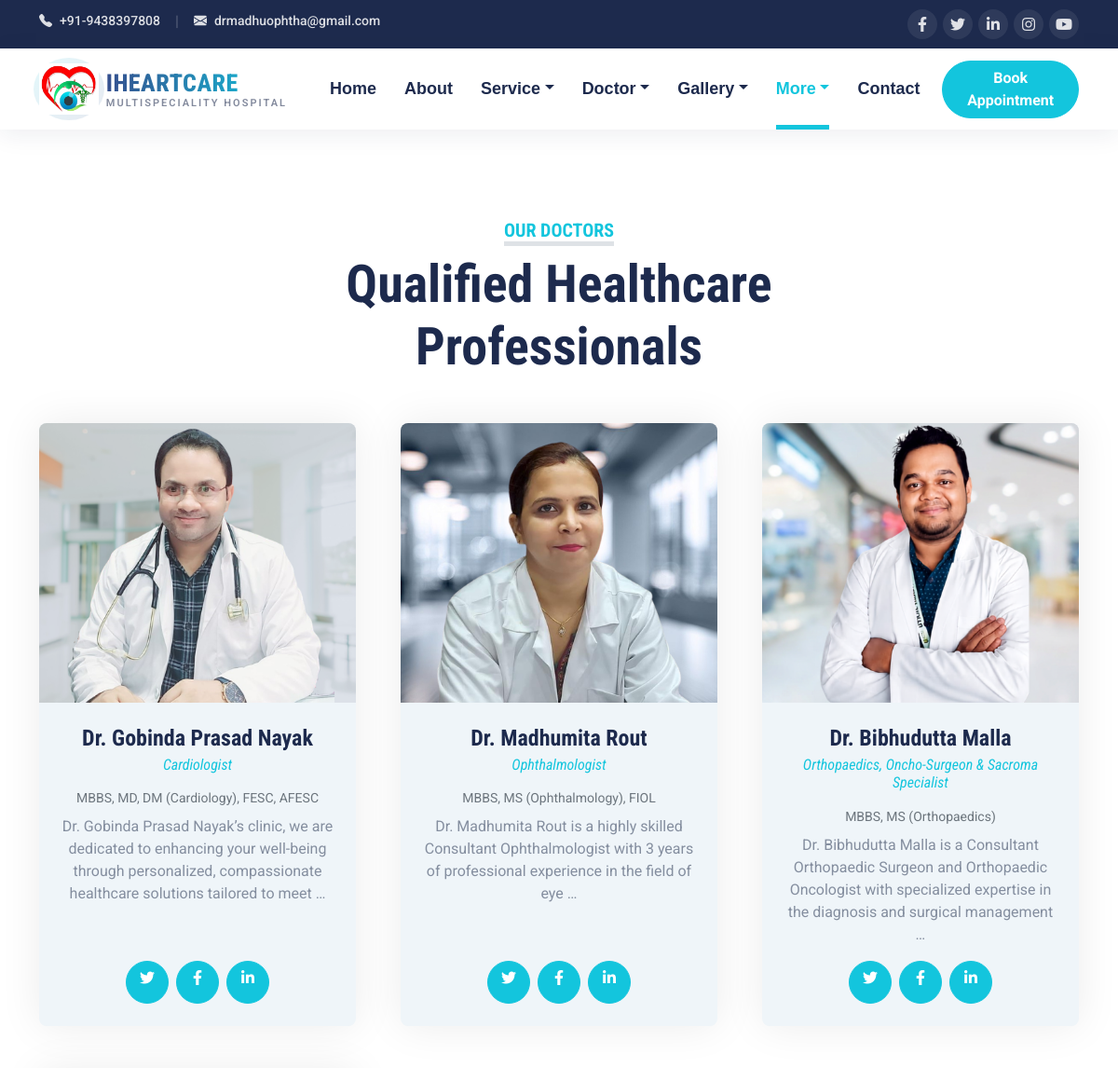
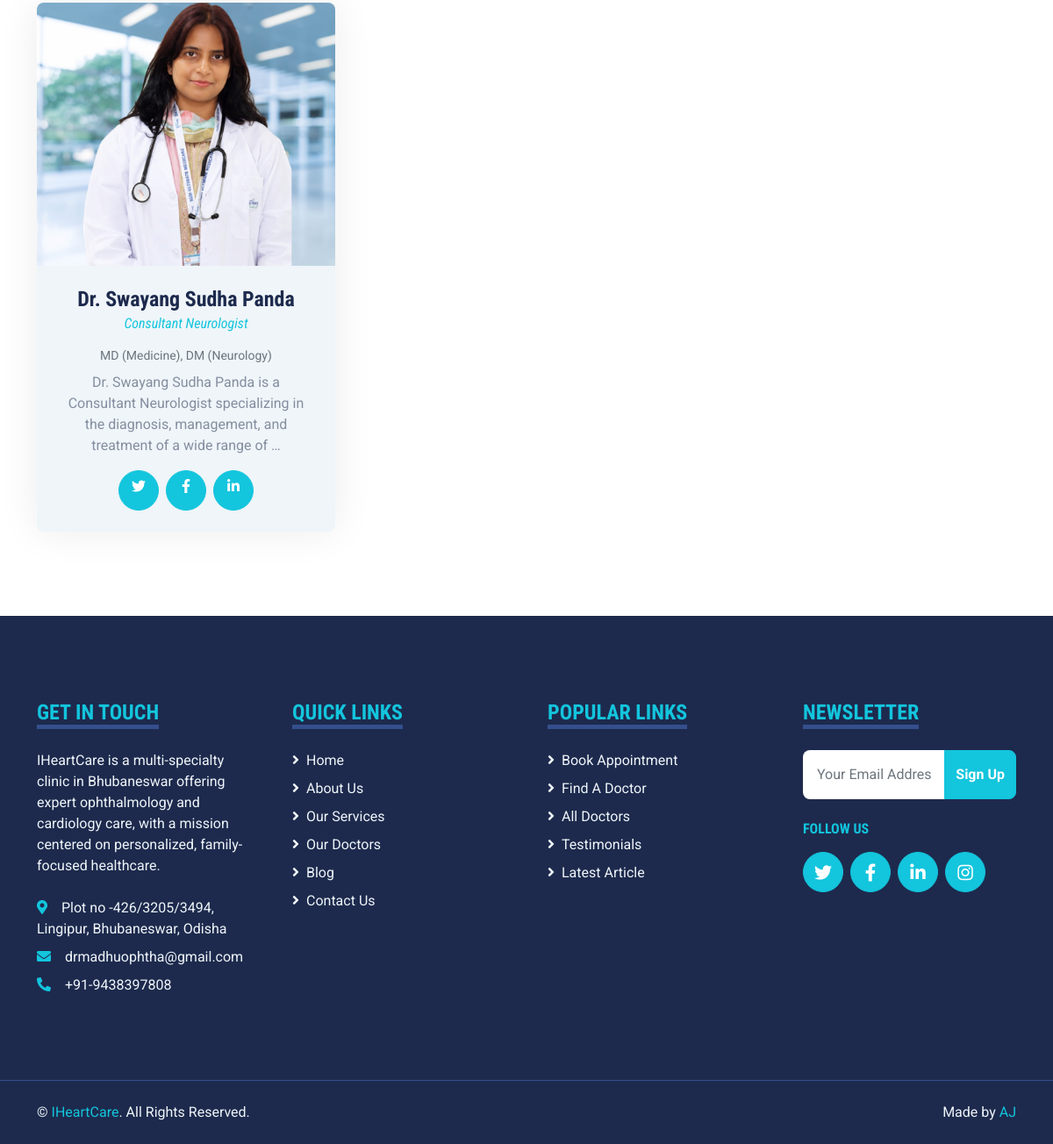
Page /team/ on the committed database (2 pictures, top to bottom).
### core/models.py (models this page shows, shortened)
class SiteSettings(models.Model):
    site_name = models.CharField(max_length=100, default="IHeartCare")
    phone = models.CharField(max_length=30, default="+012 345 6789")
    email = models.EmailField(default="info@iheartcare.com")
    address = models.CharField(max_length=255, default="123 Street, New York, USA")
    about_text = models.TextField(
        blank=True,
        default="IHeartCare is committed to providing personalized, family-centered "
        "healthcare with compassion and expertise.",
    )
    map_embed_url = models.URLField(blank=True, help_text="Google Maps embed URL for the contact page")
    facebook_url = models.URLField(blank=True, default="#!")
    twitter_url = models.URLField(blank=True, default="#!")
    linkedin_url = models.URLField(blank=True, default="#!")
    instagram_url = models.URLField(blank=True, default="#!")
    youtube_url = models.URLField(blank=True, default="#!")
    class Meta:
        verbose_name = "Site Settings"
        verbose_name_plural = "Site Settings"
    @classmethod
    def load(cls):
        obj, _ = cls.objects.get_or_create(pk=1)
        return obj

class Doctor(models.Model):
    name = models.CharField(max_length=150)
    slug = models.SlugField(max_length=170, unique=True, blank=True)
    departments = models.ManyToManyField(Department, blank=True, related_name="doctors")
    designation = models.CharField(max_length=150, blank=True, help_text='e.g. "Cardiology Specialist"')
    qualification = models.CharField(max_length=150, blank=True, help_text='e.g. "MBBS, MD, DM"')
    photo = models.ImageField(upload_to="doctors/", blank=True, null=True)
    bio = models.TextField(blank=True)
    facebook_url = models.URLField(blank=True, default="#!")
    twitter_url = models.URLField(blank=True, default="#!")
    linkedin_url = models.URLField(blank=True, default="#!")
    is_featured = models.BooleanField(default=True)
    order = models.PositiveIntegerField(default=0)
    class Meta:
        ordering = ["order", "name"]
    def get_absolute_url(self):
        return reverse("core:doctor_detail", args=[self.slug])

### core/views.py (the view)
# urls.py: path("team/", views.team, name="team"),
def team(request):
    context = _base_context("team")
    context["doctors"] = Doctor.objects.all()
    return render(request, "team/team.html", context)

### templates/team/team.html (shortened to what this page needs)
{% extends "base.html" %}
{% load static %}
{% block content %}
<div class="container-fluid py-5">
    <div class="container">
        <div class="text-center mx-auto mb-5" style="max-width: 500px;">
            <h5 class="d-inline-block text-primary text-uppercase border-bottom border-5">Our Doctors</h5>
            <h1 class="display-4">Qualified Healthcare Professionals</h1>
        </div>
        <div class="row g-5">
            {% for doctor in doctors %}
            <div class="col-lg-4 col-md-6">
                {% include "partials/doctor_price_card.html" %}
            </div>
            {% empty %}
            <p class="text-center">No doctors listed yet.</p>
            {% endfor %}
        </div>
    </div>
</div>
{% endblock %}

### templates/partials/navbar.html (shortened to what this page needs)
{% load static %}
<div class="topbar container-fluid d-none d-lg-block">
    <div class="container">
        <div class="row">
            <div class="col-md-6 text-center text-lg-start mb-2 mb-lg-0">
                <div class="d-inline-flex align-items-center">
                    <a class="topbar-link pe-3" href="tel:{{ site_settings.phone }}"><i
                            class="bi bi-telephone-fill me-2"></i>{{ site_settings.phone }}</a>
                    <span class="topbar-divider">|</span>
                    <a class="topbar-link px-3" href="mailto:{{ site_settings.email }}"><i
                            class="bi bi-envelope-fill me-2"></i>{{ site_settings.email }}</a>
                </div>
            </div>
            <div class="col-md-6 text-center text-lg-end">
                <div class="d-inline-flex align-items-center">
                    <a class="topbar-social" href="{{ site_settings.facebook_url }}">
                        <i class="fab fa-facebook-f"></i>
                    </a>
                    <a class="topbar-social" href="{{ site_settings.twitter_url }}">
                        <i class="fab fa-twitter"></i>
                    </a>
                    <a class="topbar-social" href="{{ site_settings.linkedin_url }}">
                        <i class="fab fa-linkedin-in"></i>
                    </a>
                    <a class="topbar-social" href="{{ site_settings.instagram_url }}">
                        <i class="fab fa-instagram"></i>
                    </a>
                    <a class="topbar-social" href="{{ site_settings.youtube_url }}">
                        <i class="fab fa-youtube"></i>
                    </a>
                </div>
            </div>
        </div>
    </div>
</div>
<div class="container-fluid sticky-top bg-white main-navbar{% if active != 'home' %} mb-5{% endif %}" id="mainNavbar">
    <div class="container">
        <nav class="navbar navbar-expand-lg bg-white navbar-light py-3 py-lg-0">
            <a href="{% url 'core:home' %}" class="navbar-brand d-flex align-items-center">
                <div class="navbar-logo-wrap me-2">
                    <img src="{% static 'core/img/logo.png' %}" alt="{{ site_settings.site_name }}" class="navbar-logo">
                </div>
                <div class="navbar-brand-text">
                    <h1 class="m-0 text-uppercase">{{ site_settings.site_name }}</h1>
                    <span class="navbar-brand-tagline">Multispeciality Hospital</span>
                </div>
            </a>
            <div class="collapse navbar-collapse" id="navbarCollapse">
                <div class="navbar-nav ms-auto py-0 align-items-lg-center">
                    <a href="{% url 'core:home' %}" class="nav-item nav-link {% if active == 'home' %}active{% endif %}">Home</a>
                    <a href="{% url 'core:about' %}" class="nav-item nav-link {% if active == 'about' %}active{% endif %}">About</a>
                    <div class="nav-item dropdown">
                        <a href="{% url 'core:service' %}" class="nav-link dropdown-toggle {% if active == 'service' %}active{% endif %}" data-bs-toggle="dropdown">Service</a>
                    </div>
                    <div class="nav-item dropdown">
                        <a href="{% url 'core:price' %}" class="nav-link dropdown-toggle {% if active == 'price' %}active{% endif %}" data-bs-toggle="dropdown">Doctor</a>
                    </div>
                    <div class="nav-item dropdown">
                        <a href="#" class="nav-link dropdown-toggle {% if active in gallery_group %}active{% endif %}" data-bs-toggle="dropdown">Gallery</a>
                    </div>
                    <div class="nav-item dropdown">
                        <a href="#" class="nav-link dropdown-toggle {% if active in pages_group %}active{% endif %}" data-bs-toggle="dropdown">More</a>
                    </div>
                    <a href="{% url 'core:contact' %}" class="nav-item nav-link {% if active == 'contact' %}active{% endif %}">Contact</a>
                    <a href="{% url 'core:appointment' %}" class="btn btn-primary rounded-pill px-4 ms-lg-4 my-3 my-lg-0">Book Appointment</a>
                </div>
            </div>
        </nav>
    </div>
</div>

### templates/partials/doctor_price_card.html
{% load static %}
<div class="doctor-price-card bg-light rounded overflow-hidden h-100 d-flex flex-column">
    <a href="{{ doctor.get_absolute_url }}" class="text-decoration-none text-body">
        <div class="overflow-hidden">
            {% if doctor.photo %}
            <img class="img-fluid w-100 doctor-price-card-img" src="{{ doctor.photo.url }}" alt="{{ doctor.name }}" style="height: 300px; object-fit: cover;">
            {% else %}
            <img class="img-fluid w-100 doctor-price-card-img" src="{% static 'core/img/team-1.jpg' %}" alt="{{ doctor.name }}" style="height: 300px; object-fit: cover;">
            {% endif %}
        </div>
    </a>
    <div class="text-center p-4 d-flex flex-column flex-grow-1">
        <a href="{{ doctor.get_absolute_url }}" class="text-decoration-none text-body">
            <h4 class="mb-1">{{ doctor.name }}</h4>
        </a>
        {% if doctor.designation %}
        <h6 class="text-primary fw-normal fst-italic mb-3">{{ doctor.designation }}</h6>
        {% endif %}
        {% if doctor.qualification %}
        <p class="text-muted small mb-2">{{ doctor.qualification }}</p>
        {% endif %}
        {% if doctor.bio %}
        <p class="mb-3 flex-grow-1">{{ doctor.bio|truncatewords:20 }}</p>
        {% endif %}
        <div class="d-flex justify-content-center mt-auto">
            <a class="btn btn-primary btn-lg-square rounded-circle mx-1" href="{{ doctor.twitter_url }}"><i class="fab fa-twitter"></i></a>
            <a class="btn btn-primary btn-lg-square rounded-circle mx-1" href="{{ doctor.facebook_url }}"><i class="fab fa-facebook-f"></i></a>
            <a class="btn btn-primary btn-lg-square rounded-circle mx-1" href="{{ doctor.linkedin_url }}"><i class="fab fa-linkedin-in"></i></a>
        </div>
    </div>
</div>

### templates/partials/footer.html
{% load static %}
<div class="container-fluid bg-dark text-light mt-5 py-5">
    <div class="container py-5">
        <div class="row g-5">
            <div class="col-lg-3 col-md-6">
                <h4 class="d-inline-block text-primary text-uppercase border-bottom border-5 border-secondary mb-4">
                    Get In Touch</h4>
                <p class="mb-4">{{ site_settings.about_text }}</p>
                <p class="mb-2"><i class="fa fa-map-marker-alt text-primary me-3"></i>{{ site_settings.address }}</p>
                <p class="mb-2"><i class="fa fa-envelope text-primary me-3"></i>{{ site_settings.email }}</p>
                <p class="mb-0"><i class="fa fa-phone-alt text-primary me-3"></i>{{ site_settings.phone }}</p>
            </div>
            <div class="col-lg-3 col-md-6">
                <h4 class="d-inline-block text-primary text-uppercase border-bottom border-5 border-secondary mb-4">
                    Quick Links</h4>
                <div class="d-flex flex-column justify-content-start">
                    <a class="text-light mb-2" href="{% url 'core:home' %}"><i class="fa fa-angle-right me-2"></i>Home</a>
                    <a class="text-light mb-2" href="{% url 'core:about' %}"><i class="fa fa-angle-right me-2"></i>About Us</a>
                    <a class="text-light mb-2" href="{% url 'core:service' %}"><i class="fa fa-angle-right me-2"></i>Our Services</a>
                    <a class="text-light mb-2" href="{% url 'core:team' %}"><i class="fa fa-angle-right me-2"></i>Our Doctors</a>
                    <a class="text-light mb-2" href="{% url 'core:blog' %}"><i class="fa fa-angle-right me-2"></i>Blog</a>
                    <a class="text-light" href="{% url 'core:contact' %}"><i class="fa fa-angle-right me-2"></i>Contact Us</a>
                </div>
            </div>
            <div class="col-lg-3 col-md-6">
                <h4 class="d-inline-block text-primary text-uppercase border-bottom border-5 border-secondary mb-4">
                    Popular Links</h4>
                <div class="d-flex flex-column justify-content-start">
                    <a class="text-light mb-2" href="{% url 'core:appointment' %}"><i class="fa fa-angle-right me-2"></i>Book Appointment</a>
                    <a class="text-light mb-2" href="{% url 'core:search' %}"><i class="fa fa-angle-right me-2"></i>Find A Doctor</a>
                    <a class="text-light mb-2" href="{% url 'core:price' %}"><i class="fa fa-angle-right me-2"></i>All Doctors</a>
                    <a class="text-light mb-2" href="{% url 'core:testimonial' %}"><i class="fa fa-angle-right me-2"></i>Testimonials</a>
                    <a class="text-light" href="{% url 'core:detail' %}"><i class="fa fa-angle-right me-2"></i>Latest Article</a>
                </div>
            </div>
            <div class="col-lg-3 col-md-6">
                <h4 class="d-inline-block text-primary text-uppercase border-bottom border-5 border-secondary mb-4">
                    Newsletter</h4>
                <form action="">
                    <div class="input-group">
                        <input type="text" class="form-control p-3 border-0" placeholder="Your Email Address">
                        <button class="btn btn-primary">Sign Up</button>
                    </div>
                </form>
                <h6 class="text-primary text-uppercase mt-4 mb-3">Follow Us</h6>
                <div class="d-flex">
                    <a class="btn btn-lg btn-primary btn-lg-square rounded-circle me-2" href="{{ site_settings.twitter_url }}"><i
                            class="fab fa-twitter"></i></a>
                    <a class="btn btn-lg btn-primary btn-lg-square rounded-circle me-2" href="{{ site_settings.facebook_url }}"><i
                            class="fab fa-facebook-f"></i></a>
                    <a class="btn btn-lg btn-primary btn-lg-square rounded-circle me-2" href="{{ site_settings.linkedin_url }}"><i
                            class="fab fa-linkedin-in"></i></a>
                    <a class="btn btn-lg btn-primary btn-lg-square rounded-circle" href="{{ site_settings.instagram_url }}"><i
                            class="fab fa-instagram"></i></a>
                </div>
            </div>
        </div>
    </div>
</div>
<div class="container-fluid bg-dark text-light border-top border-secondary py-4">
    <div class="container">
        <div class="row g-5">
            <div class="col-md-6 text-center text-md-start">
                <p class="mb-md-0">&copy; <a class="text-primary" href="{% url 'core:home' %}">{{ site_settings.site_name }}</a>. All Rights Reserved.
                </p>
            </div>
            <div class="col-md-6 text-center text-md-end">
                <p class="mb-0">Made by <span class="text-primary">AJ</span></p>
            </div>
        </div>
    </div>
</div>

### rows in the picture
SiteSettings: phone "+91-9438397808", email "drmadhuophtha@gmail.com", site_name "IHEARTCARE", about_text "IHeartCare is a multi-specialty clinic in Bhubaneswar offering expert ophthalmology and cardiology care, with a mission centered on personalized, family-focused healthcare.", address "Plot no -426/3205/3494, Lingipur, Bhubaneswar, Odisha", site_name "IHeartCare"
Doctor: photo (picture), name "Dr. Gobinda Prasad Nayak", designation "Cardiologist", qualification "MBBS, MD, DM (Cardiology), FESC, AFESC", bio "Dr. Gobinda Prasad Nayak’s clinic, we are dedicated to enhancing your well-being through personalized, compassionate healthcare solutions tailored to meet …"
Doctor: photo (picture), name "Dr. Madhumita Rout", designation "Ophthalmologist", qualification "MBBS, MS (Ophthalmology), FIOL", bio "Dr. Madhumita Rout is a highly skilled Consultant Ophthalmologist with 3 years of professional experience in the field of eye …"
Doctor: photo (picture), name "Dr. Bibhudutta Malla", designation "Orthopaedics, Oncho-Surgeon & Sacroma Specialist", qualification "MBBS, MS (Orthopaedics)", bio "Dr. Bibhudutta Malla is a Consultant Orthopaedic Surgeon and Orthopaedic Oncologist with specialized expertise in the diagnosis and surgical management …"
Doctor: photo (picture), name "Dr. Swayang Sudha Panda", designation "Consultant Neurologist", qualification "MD (Medicine), DM (Neurology)", bio "Dr. Swayang Sudha Panda is a Consultant Neurologist specializing in the diagnosis, management, and treatment of a wide range of …"
